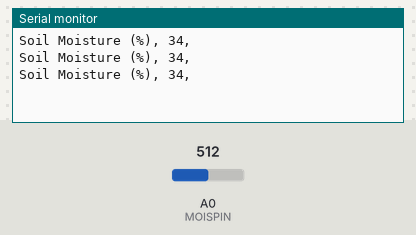
Bench run of a sketch on a simulated Arduino Uno, built with avr-gcc and run on an emulated ATmega328P. Parts: the last lines printed to the serial monitor. The test bench sets the inputs (shaded band); at power-on: A0 (MOISPIN) = 512. Storage starts empty.

Above: at 1.3 s.
1.4 s: A0 (MOISPIN) set to 716
At 2.0 s:
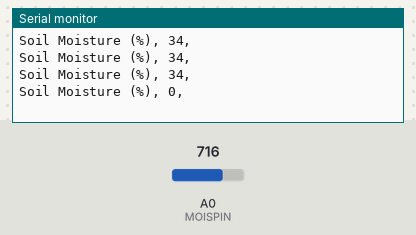
2.9 s: A0 (MOISPIN) set to 511
At 3.5 s:
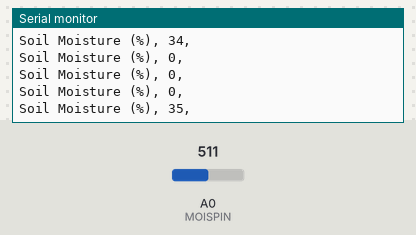
Timing chart, 0 to 5.9 s (numbered marks = the images above; inputs shaded):
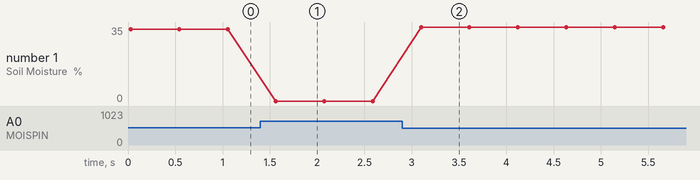

Measured:
- after the input at 1.4 s, the serial monitor: prints a new line after 0.16 s (image 1)
- after the input at 2.9 s, the serial monitor: prints a new line after 0.20 s (image 2)
- plotted number 1: 34 → 0 after the input at 1.4 s, 0 → 35 after the input at 2.9 s

The sketch:

MoistureDataLogging.ino
```cpp
/* Moisture sensor and data logging */


// Example for demonstrating the reading data from a moisture sensor
// and writing to an SD card

#include <SD.h>
#include <SPI.h>

// Define pins
#define MOISPIN A0 // moisture sensor is plugged into A0

// Variables that we'll use in moisture sensor
// This value could be calibrated by reading sensor in air
const int AirValue = 620;
// This value could be calibrated by reading sensor in water
// DO NOT SUBMERGE ELECTRONIC COMPONENTS, JUST END OF THE PROBE
const int WaterValue = 310;
int soilMoistureValue = 0;
int soilMoisturePercent=0;

// Variables for data logging
File dataFile;
String fileName = "data.csv";

// Code in the setup block will be run once when the program starts (or device is powered up)
void setup(void)
{
  // Serial is the connection between the microcontroller and the computer.
  // This line is needed to send text from the microcontroller to the computer.
  Serial.begin(9600);

  // SD setup
  // wait for SD module to start
  if (!SD.begin(4)) {
    Serial.println("No SD Module Detected");
    while (1);
  }
  // check if fileName is already in use
  while (SD.exists(fileName)){
    String newStr = "new_";
    fileName = newStr + fileName;
  }
  dataFile = SD.open(fileName, FILE_WRITE);
  if (!dataFile) {
    // if the file didn't open, print an error:
    Serial.println("error opening file");
    while (1);
  }
}

// Code in the loop block is run repeatedly until the device is powered off
void loop(void)
{
  // This measures the voltage from our soil moisture sensor
  soilMoistureValue = analogRead(MOISPIN);

  // These lines convert analog voltage reading into moisture %
  soilMoisturePercent = map(soilMoistureValue, AirValue, WaterValue, 0, 100);
  if(soilMoisturePercent >= 100){
    soilMoisturePercent = 100;
    }
  else if(soilMoisturePercent<0){
    soilMoisturePercent = 0;
  }

  // These lines format the text with the measurement that will go to the computer.
  String measName = "Soil Moisture (%), ";
  String trailingComma = ", ";
  String output = measName + soilMoisturePercent + trailingComma;

  // This line sends the text with the measurement to the computer.
  Serial.println(output);

  // Write the data to the SD card
  dataFile = SD.open(fileName, FILE_WRITE); //file to write data to
  dataFile.println(output);
  dataFile.close();

  // Change the value below to change the interval (in milliseconds) between measurements
  // For example, replacing line below with 'delay(2000);' will wait 2 seconds between measurements.
  delay(500);
}
```
